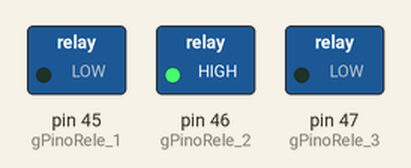
A sketch run on a simulated Arduino Mega 2560, built with avr-gcc and run on an emulated ATmega2560. On the bench: switched loads named in the sketch (green lamp = pin HIGH).

Above: at 1.0 s.
At 3.0 s:
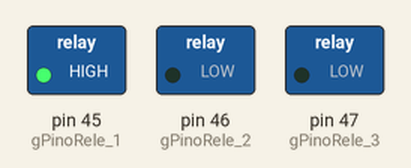
Timing chart, 0 to 5.2 s (numbered marks = the images above):
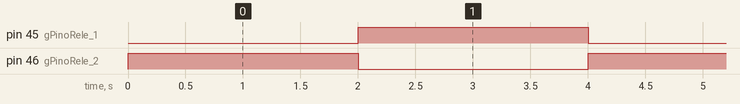

The sketch:

teste_botao_facil.ino
```cpp
//Programa : Teste botao

int gPinoRele_1 = 45;
int gPinoRele_2 = 46;
int gPinoRele_3 = 47;

int porta_botao1 = 40;
int porta_botao2 = 41;
int porta_botao3 = 42;
int porta_botao4 = 43;

void setup()
{
  //Define pinos para o rele como saida
  pinMode(gPinoRele_1, OUTPUT);
  pinMode(gPinoRele_2, OUTPUT);
  pinMode(gPinoRele_3, OUTPUT);
}

void loop()
{
  digitalWrite(gPinoRele_1, LOW);  //Liga rele 1
  digitalWrite(gPinoRele_2, HIGH); //Desliga rele 2
  delay(2000);
  digitalWrite(gPinoRele_1, HIGH); //Desliga rele 1
  digitalWrite(gPinoRele_2, LOW);  //Liga rele 2
  delay(2000);
}
```

Measured:
- by itself, pin 45 (gPinoRele_1), pin 46 (gPinoRele_2): alternates HIGH for 2.0 s and LOW for 2.0 s
